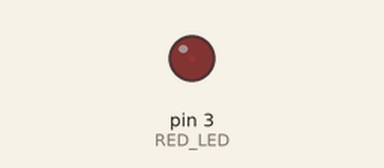
Recording of a sketch running on a simulated Arduino Uno, built with avr-gcc and run on an emulated ATmega328P. Parts: output pins drawn as LEDs (lit = HIGH).

Above: at 0.05 s.
At 1.15 s:
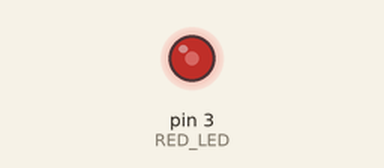
At 2.3 s:
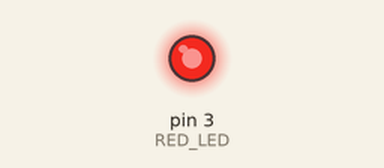
At 4.6 s:
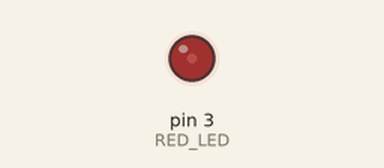
Timing chart, 0 to 6.7 s (numbered marks = the images above):
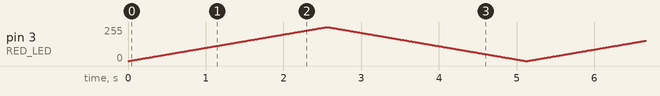

The sketch:

job10.ino
```cpp
#define RED_LED 3

void setup() {
   // initialiser les broches
   pinMode(RED_LED, OUTPUT);
}

void loop() {
   for(int i=0; i<=255; i++) { // boucle for pour allumer progressivement la LED
      analogWrite(RED_LED, i);
      delay(10);
   }

   for(int i=255; i>=0; i--) { // boucle for pour éteindre progressivement la LED
      analogWrite(RED_LED, i);
      delay(10);
   }
}
```
